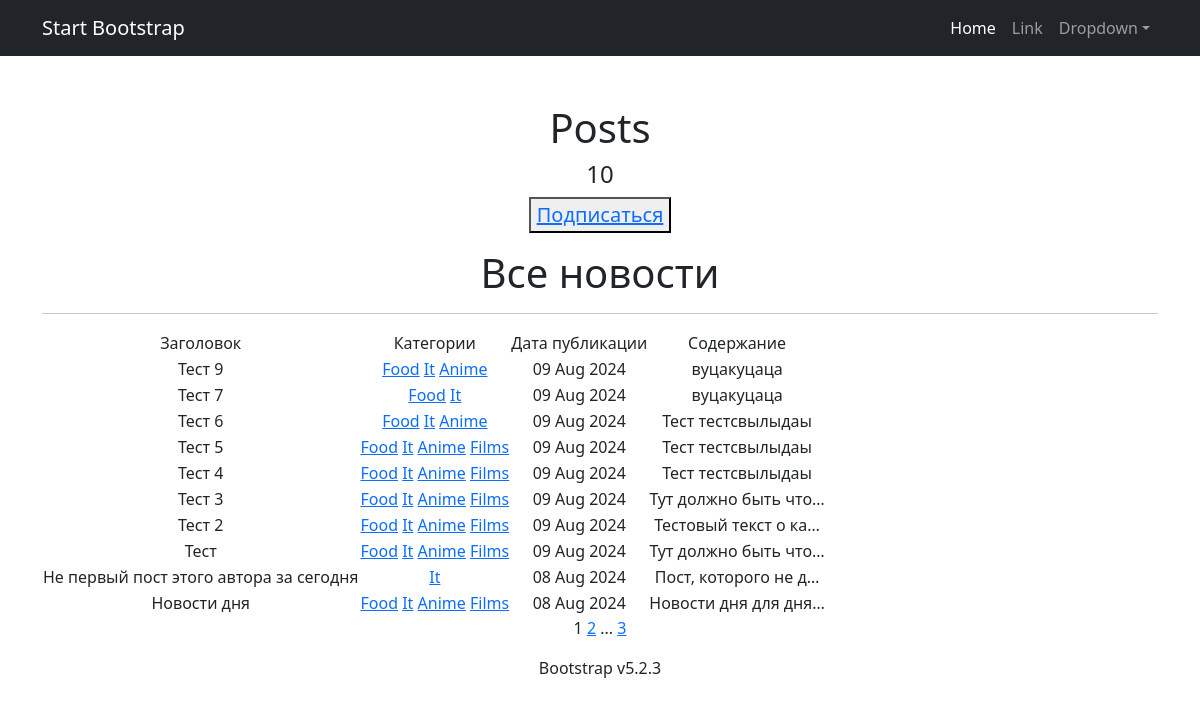
Page /posts/category/2 on the committed database.
### news/models.py (models this page shows, shortened)
class Post(models.Model):
    article = 'A'
    news = 'N'
    POSITIONS = [
        (article, 'статья'),
        (news, 'новость')
    ]
    author = models.ForeignKey(Author, on_delete=models.CASCADE)
    type = models.CharField(max_length=1, choices=POSITIONS, default=news)
    date = models.DateTimeField(auto_now_add=True)
    category = models.ManyToManyField(
        Category,
        through='PostCategory',
        related_name='posts',)
    title = models.CharField(max_length=225)
    text = models.TextField()
    rating = models.IntegerField(default=0)

class Category(models.Model):
    name = models.CharField(max_length=255, unique=True)
    subscribers = models.ManyToManyField(User, through='UserCategory', related_name='categories', blank=True)
    def __str__(self):
        return self.name.title()

### news/views.py (the view)
# urls.py: path('category/<int:pk>', CategoryList.as_view(), name='category_list'),
class CategoryList(ListView):
    model = Post
    template_name = 'category_list.html'
    context_object_name = 'category_post_list'
    paginate_by = 10
    def get_queryset(self):
        self.category = get_object_or_404(Category, id=self.kwargs['pk'])
        queryset = Post.objects.filter(category=self.category).order_by('-date')
        return queryset
    def get_context_data(self, **kwargs):
        context = super().get_context_data(**kwargs)
        context['is_not_subscriber'] = self.request.user not in self.category.subscribers.all()
        context['category'] = self.category
        return context

### news/templatetags/my_filters.py (called while the page is built)
@register.filter()
def censor(value):
    for word in censor_words:
        if word in value:
            value = value.replace(word[1:], '*' * len(word[1:]))
    return value

### news/templatetags/my_tags.py (called while the page is built)
@register.simple_tag(takes_context=True)
def url_replace(context, **kwargs):
    d = context['request'].GET.copy()
    for k, v in kwargs.items():
        d[k] = v
    return d.urlencode()

### templates/category_list.html (shortened to what this page needs)
{% extends 'flatpages/default.html' %}
{% load my_filters %}
{% load my_tags %}
{% block title %}
Posts
<h4>{{ category_post_list|length }}</h4>
{% endblock title %}
{% block content %}
    {% if is_not_subscriber %}
        <button> <a href="{% url 'subscribe' category.id %}"> Подписаться </a></button>
    {% else %}
        <button> <a href="{% url 'subscribe' category.id %}"> Отписаться </a></button>
    {% endif %}
   <h1>Все новости</h1>
   <hr>
   {% if category_post_list %}
       <table>
           <tr>
               <td>Заголовок</td>
               <td>Категории</td>
               <td>Дата публикации</td>
               <td>Содержание</td>
           </tr>
           {% for post in category_post_list %}
           <tr>
               <td>{{ post.title|censor }}</td>
               <td>
                   {% for category in post.category.all %}
                   <a href="{% url 'category_list' category.id %}">{{ category }}</a>
                   {% endfor %}
               </td>
               <td>{{ post.date|date:'d M Y' }}</td>
               <td>{{ post.text|truncatechars:20|censor }}</td>
           </tr>
           {% endfor %}
       </table>
   {% else %}
       <h2>Новостей пока нет!</h2>
   {% endif %}
   {{ page_obj.number }}
   {% if page_obj.has_next %}
       <a href="?{% url_replace page=page_obj.next_page_number %}">{{ page_obj.next_page_number }}</a>
       {% if paginator.num_pages != page_obj.next_page_number %}
           ...
           <a href="?{% url_replace page=page_obj.paginator.num_pages %}">{{ page_obj.paginator.num_pages }}</a>
       {% endif %}
   {% endif %}
{% endblock content %}

### rows in the picture
Post: title|censor "Тест 9", date "09 Aug 2024", text|censor "вуцакуцаца"
Category: name "Food"
Category: name "It"
Category: name "Anime"
Post: title|censor "Тест 7", date "09 Aug 2024", text|censor "вуцакуцаца"
Post: title|censor "Тест 6", date "09 Aug 2024", text|censor "Тест тестсвылыдаы"
Post: title|censor "Тест 5", date "09 Aug 2024", text|censor "Тест тестсвылыдаы"
Category: name "Films"
Post: title|censor "Тест 4", date "09 Aug 2024", text|censor "Тест тестсвылыдаы"
Post: title|censor "Тест 3", date "09 Aug 2024", text|censor "Тут должно быть что…"
Post: title|censor "Тест 2", date "09 Aug 2024", text|censor "Тестовый текст о ка…"
Post: title|censor "Тест", date "09 Aug 2024", text|censor "Тут должно быть что…"
Post: title|censor "Не первый пост этого автора за сегодня", date "08 Aug 2024", text|censor "Пост, которого не д…"
Post: title|censor "Новости дня", date "08 Aug 2024", text|censor "Новости дня для дня…"

### other values in the picture
{{ category_post_list|length }} "10"
{{ page_obj.number }} "1"
{{ page_obj.next_page_number }} "2"
{{ page_obj.paginator.num_pages }} "3"
